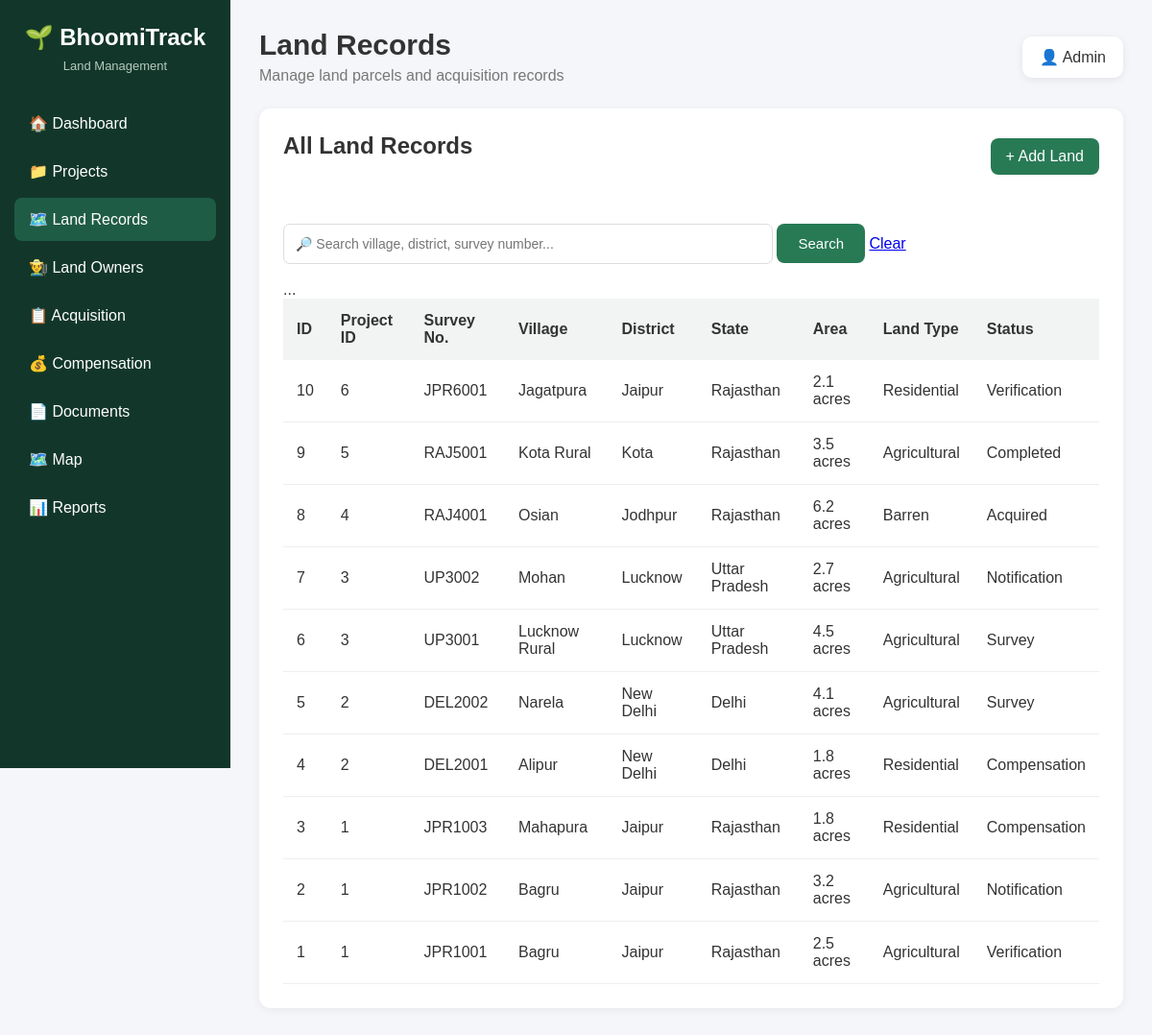
Screenshot of /land with the database file from the repository.
### tables this page shows
CREATE TABLE "land" (
"land_id" INTEGER,
  "project_id" INTEGER,
  "survey_number" TEXT,
  "village" TEXT,
  "district" TEXT,
  "state" TEXT,
  "area" REAL,
  "land_type" TEXT,
  "latitude" REAL,
  "longitude" REAL,
  "acquisition_status" TEXT
);

### app.py (the view)
@app.route("/land")
def land():
    connection = get_db_connection()
    land_records = connection.execute("""
        SELECT *
        FROM land
        ORDER BY land_id DESC
    """).fetchall()
    connection.close()
    return render_template(
        "land.html",
        land_records=land_records
    )

### app.py (called while the page is built)
def get_db_connection():
    connection = sqlite3.connect("database.db")
    connection.row_factory = sqlite3.Row
    return connection

### templates/land.html (shortened to what this page needs)
<!DOCTYPE html>
<html lang="en">
<head>
    <link rel="stylesheet"
          href="{{ url_for('static', filename='style.css') }}">
</head>
<body>
    <div class="sidebar">
        <h2>🌱 BhoomiTrack</h2>
        <p class="side-title">
            Land Management
        </p>
        <a href="/">
            🏠 Dashboard
        </a>
        <a href="/projects">
            📁 Projects
        </a>
        <a href="/land" class="active">
            🗺️ Land Records
        </a>
        <a href="#">
            👨‍🌾 Land Owners
        </a>
        <a href="#">
            📋 Acquisition
        </a>
        <a href="#">
            💰 Compensation
        </a>
        <a href="#">
            📄 Documents
        </a>
        <a href="#">
            🗺️ Map
        </a>
        <a href="#">
            📊 Reports
        </a>
    </div>
    <div class="main">
        <div class="header">
            <div>
                <h1>Land Records</h1>
                <p>
                    Manage land parcels and acquisition records
                </p>
            </div>
            <div class="admin">
                👤 Admin
            </div>
        </div>
        <div class="box">
            <div class="project-header">
            <h2>All Land Records</h2>
            <a href="/add-land" class="add-button">
              + Add Land
            </a>
        </div>
    <form method="GET" action="/land">
        <input
            type="text"
            name="search"
            placeholder="🔎 Search village, district, survey number..."
            value="{{ search }}"
            style="width: 60%; padding: 12px;"
        >
        <button type="submit">
            Search
        </button>
        <a href="/land">
            Clear
        </a>
    </form>
    <br>
    <table>
        <thead>
                <thead>
                    <tr>
                        <th>ID</th>
                        <th>Project ID</th>
                        <th>Survey No.</th>
                        <th>Village</th>
                        <th>District</th>
                        <th>State</th>
                        <th>Area</th>
                        <th>Land Type</th>
                        <th>Status</th>
                    </tr>
                </thead>
                <tbody>
                    {% for land in land_records %}
                    <tr>
                        <td>
                            {{ land["land_id"] }}
                        </td>
                        <td>
                            {{ land["project_id"] }}
                        </td>
                        <td>
                            {{ land["survey_number"] }}
                        </td>
                        <td>
                            {{ land["village"] }}
                        </td>
                        <td>
                            {{ land["district"] }}
                        </td>
                        <td>
                            {{ land["state"] }}
                        </td>
                        <td>
                            {{ land["area"] }} acres
                        </td>
                        <td>
                            {{ land["land_type"] }}
                        </td>
                        <td>
                            {{ land["acquisition_status"] }}
                        </td>
                    </tr>
                    {% endfor %}
                </tbody>
            </table>
        </div>
    </div>
</body>
</html>

### static/style.css (style rules this page uses)
* { margin: 0; padding: 0; box-sizing: border-box; font-family: Arial, sans-serif; }
body { background: #f4f6f9; color: #333; }
.sidebar { position: fixed; left: 0; top: 0; width: 240px; height: 100vh; background: #12372a; color: white; padding: 25px 15px; }
.sidebar h2 { text-align: center; margin-bottom: 8px; }
.side-title { text-align: center; color: #b7c9c0; font-size: 13px; margin-bottom: 30px; }
.sidebar a { display: block; padding: 13px 15px; margin: 5px 0; color: white; text-decoration: none; border-radius: 8px; }
.sidebar a:hover, .sidebar a.active { background: #1f5c45; }
.main { margin-left: 240px; padding: 30px; }
.header { display: flex; justify-content: space-between; align-items: center; margin-bottom: 25px; }
.header h1 { font-size: 30px; }
.header p { margin-top: 6px; color: #777; }
.admin { background: white; padding: 12px 18px; border-radius: 10px; box-shadow: 0 2px 8px rgba(0,0,0,0.08); }
.box { background: white; padding: 25px; border-radius: 12px; box-shadow: 0 2px 10px rgba(0,0,0,0.06); }
.box h2 { margin-bottom: 22px; }
.project-header { display: flex; justify-content: space-between; align-items: center; margin-bottom: 20px; }
.add-button { background: #287a55; color: white; text-decoration: none; padding: 10px 16px; border-radius: 8px; }
table { width: 100%; border-collapse: collapse; }
th { background: #f1f4f2; text-align: left; padding: 14px; }
td { padding: 14px; border-bottom: 1px solid #eee; }
form input, form select { width: 100%; padding: 12px; border: 1px solid #ddd; border-radius: 7px; font-size: 14px; }
form button { margin-top: 25px; padding: 12px 22px; background: #287a55; color: white; border: none; border-radius: 8px; cursor: pointer; font-size: 15px; }

### rows the page displays
land: land_id "10", project_id "6", survey_number "JPR6001", village "Jagatpura", district "Jaipur", state "Rajasthan", area "2.1", land_type "Residential", acquisition_status "Verification"
land: land_id "9", project_id "5", survey_number "RAJ5001", village "Kota Rural", district "Kota", state "Rajasthan", area "3.5", land_type "Agricultural", acquisition_status "Completed"
land: land_id "8", project_id "4", survey_number "RAJ4001", village "Osian", district "Jodhpur", state "Rajasthan", area "6.2", land_type "Barren", acquisition_status "Acquired"
land: land_id "7", project_id "3", survey_number "UP3002", village "Mohan", district "Lucknow", state "Uttar Pradesh", area "2.7", land_type "Agricultural", acquisition_status "Notification"
land: land_id "6", project_id "3", survey_number "UP3001", village "Lucknow Rural", district "Lucknow", state "Uttar Pradesh", area "4.5", land_type "Agricultural", acquisition_status "Survey"
land: land_id "5", project_id "2", survey_number "DEL2002", village "Narela", district "New Delhi", state "Delhi", area "4.1", land_type "Agricultural", acquisition_status "Survey"
land: land_id "4", project_id "2", survey_number "DEL2001", village "Alipur", district "New Delhi", state "Delhi", area "1.8", land_type "Residential", acquisition_status "Compensation"
land: land_id "3", project_id "1", survey_number "JPR1003", village "Mahapura", district "Jaipur", state "Rajasthan", area "1.8", land_type "Residential", acquisition_status "Compensation"
land: land_id "2", project_id "1", survey_number "JPR1002", village "Bagru", district "Jaipur", state "Rajasthan", area "3.2", land_type "Agricultural", acquisition_status "Notification"
land: land_id "1", project_id "1", survey_number "JPR1001", village "Bagru", district "Jaipur", state "Rajasthan", area "2.5", land_type "Agricultural", acquisition_status "Verification"
